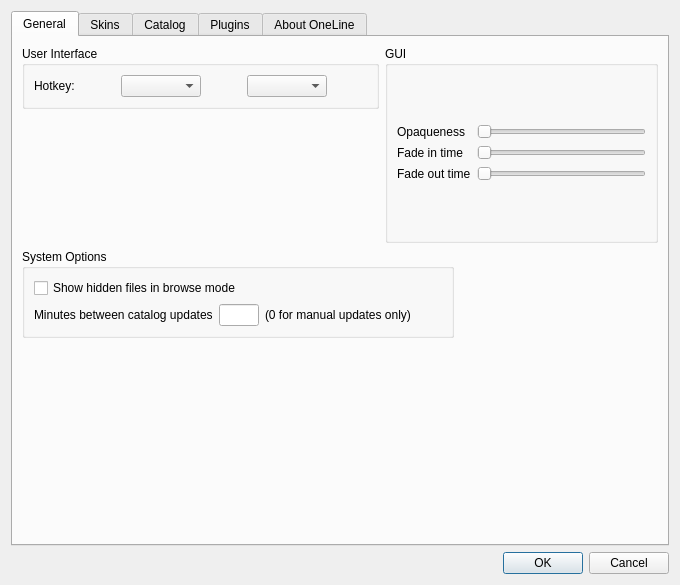
<?xml version="1.0" encoding="UTF-8"?>
<ui version="4.0">
 <author>Hans Solbrig</author>
 <class>OptionsDlg</class>
 <widget class="QDialog" name="OptionsDlg">
  <property name="windowModality">
   <enum>Qt::NonModal</enum>
  </property>
  <property name="geometry">
   <rect>
    <x>0</x>
    <y>0</y>
    <width>678</width>
    <height>585</height>
   </rect>
  </property>
  <property name="windowTitle">
   <string>OneLine options</string>
  </property>
  <layout class="QVBoxLayout">
   <item>
    <layout class="QHBoxLayout"/>
   </item>
   <item>
    <widget class="QTabWidget" name="tabWidget">
     <property name="currentIndex">
      <number>0</number>
     </property>
     <widget class="QWidget" name="tab">
      <attribute name="title">
       <string>General</string>
      </attribute>
      <layout class="QVBoxLayout">
       <item>
        <layout class="QHBoxLayout">
         <item>
          <layout class="QVBoxLayout">
           <item>
            <widget class="QGroupBox" name="groupBox_4">
             <property name="title">
              <string>User Interface</string>
             </property>
             <layout class="QVBoxLayout">
              <item>
               <layout class="QHBoxLayout">
                <item>
                 <widget class="QLabel" name="label">
                  <property name="text">
                   <string>Hotkey:</string>
                  </property>
                 </widget>
                </item>
                <item>
                 <spacer>
                  <property name="orientation">
                   <enum>Qt::Horizontal</enum>
                  </property>
                  <property name="sizeHint" stdset="0">
                   <size>
                    <width>40</width>
                    <height>20</height>
                   </size>
                  </property>
                 </spacer>
                </item>
                <item>
                 <widget class="QComboBox" name="genModifierBox">
                  <property name="minimumSize">
                   <size>
                    <width>80</width>
                    <height>0</height>
                   </size>
                  </property>
                 </widget>
                </item>
                <item>
                 <spacer>
                  <property name="orientation">
                   <enum>Qt::Horizontal</enum>
                  </property>
                  <property name="sizeHint" stdset="0">
                   <size>
                    <width>40</width>
                    <height>20</height>
                   </size>
                  </property>
                 </spacer>
                </item>
                <item>
                 <widget class="QComboBox" name="genKeyBox">
                  <property name="minimumSize">
                   <size>
                    <width>80</width>
                    <height>0</height>
                   </size>
                  </property>
                 </widget>
                </item>
                <item>
                 <spacer>
                  <property name="orientation">
                   <enum>Qt::Horizontal</enum>
                  </property>
                  <property name="sizeHint" stdset="0">
                   <size>
                    <width>40</width>
                    <height>20</height>
                   </size>
                  </property>
                 </spacer>
                </item>
               </layout>
              </item>
             </layout>
            </widget>
           </item>
           <item>
            <spacer>
             <property name="orientation">
              <enum>Qt::Vertical</enum>
             </property>
             <property name="sizeHint" stdset="0">
              <size>
               <width>20</width>
               <height>40</height>
              </size>
             </property>
            </spacer>
           </item>
          </layout>
         </item>
         <item>
          <widget class="QGroupBox" name="groupBox_10">
           <property name="title">
            <string>GUI</string>
           </property>
           <layout class="QVBoxLayout">
            <item>
             <layout class="QHBoxLayout">
              <item>
               <layout class="QVBoxLayout">
                <item>
                 <widget class="QLabel" name="label_6">
                  <property name="text">
                   <string>Opaqueness</string>
                  </property>
                 </widget>
                </item>
                <item>
                 <widget class="QLabel" name="label_3">
                  <property name="text">
                   <string>Fade in time</string>
                  </property>
                 </widget>
                </item>
                <item>
                 <widget class="QLabel" name="label_4">
                  <property name="text">
                   <string>Fade out time</string>
                  </property>
                 </widget>
                </item>
               </layout>
              </item>
              <item>
               <layout class="QVBoxLayout">
                <item>
                 <widget class="QSlider" name="genOpaqueness">
                  <property name="maximum">
                   <number>100</number>
                  </property>
                  <property name="orientation">
                   <enum>Qt::Horizontal</enum>
                  </property>
                 </widget>
                </item>
                <item>
                 <widget class="QSlider" name="genFadeIn">
                  <property name="maximum">
                   <number>1000</number>
                  </property>
                  <property name="singleStep">
                   <number>10</number>
                  </property>
                  <property name="orientation">
                   <enum>Qt::Horizontal</enum>
                  </property>
                 </widget>
                </item>
                <item>
                 <widget class="QSlider" name="genFadeOut">
                  <property name="maximum">
                   <number>1000</number>
                  </property>
                  <property name="singleStep">
                   <number>10</number>
                  </property>
                  <property name="orientation">
                   <enum>Qt::Horizontal</enum>
                  </property>
                  <property name="tickPosition">
                   <enum>QSlider::NoTicks</enum>
                  </property>
                 </widget>
                </item>
               </layout>
              </item>
             </layout>
            </item>
            <item>
             <layout class="QHBoxLayout"/>
            </item>
            <item>
             <layout class="QHBoxLayout"/>
            </item>
           </layout>
          </widget>
         </item>
        </layout>
       </item>
       <item>
        <layout class="QHBoxLayout">
         <item>
          <widget class="QGroupBox" name="groupBox_6">
           <property name="title">
            <string>System Options</string>
           </property>
           <layout class="QVBoxLayout">
            <item>
             <widget class="QCheckBox" name="genShowHidden">
              <property name="text">
               <string>Show hidden files in browse mode</string>
              </property>
             </widget>
            </item>
            <item>
             <layout class="QHBoxLayout">
              <item>
               <widget class="QLabel" name="label_5">
                <property name="text">
                 <string>Minutes between catalog updates</string>
                </property>
               </widget>
              </item>
              <item>
               <widget class="QLineEdit" name="genUpMinutes">
                <property name="maximumSize">
                 <size>
                  <width>40</width>
                  <height>16777215</height>
                 </size>
                </property>
               </widget>
              </item>
              <item>
               <widget class="QLabel" name="label_7">
                <property name="text">
                 <string>(0 for manual updates only)</string>
                </property>
               </widget>
              </item>
              <item>
               <spacer>
                <property name="orientation">
                 <enum>Qt::Horizontal</enum>
                </property>
                <property name="sizeHint" stdset="0">
                 <size>
                  <width>31</width>
                  <height>20</height>
                 </size>
                </property>
               </spacer>
              </item>
             </layout>
            </item>
           </layout>
          </widget>
         </item>
         <item>
          <spacer>
           <property name="orientation">
            <enum>Qt::Horizontal</enum>
           </property>
           <property name="sizeHint" stdset="0">
            <size>
             <width>40</width>
             <height>20</height>
            </size>
           </property>
          </spacer>
         </item>
        </layout>
       </item>
       <item>
        <spacer>
         <property name="orientation">
          <enum>Qt::Vertical</enum>
         </property>
         <property name="sizeHint" stdset="0">
          <size>
           <width>524</width>
           <height>16</height>
          </size>
         </property>
        </spacer>
       </item>
      </layout>
     </widget>
     <widget class="QWidget" name="Skins">
      <attribute name="title">
       <string>Skins</string>
      </attribute>
      <layout class="QVBoxLayout">
       <item>
        <layout class="QHBoxLayout">
         <item>
          <widget class="QGroupBox" name="groupBox_3">
           <property name="minimumSize">
            <size>
             <width>0</width>
             <height>0</height>
            </size>
           </property>
           <property name="maximumSize">
            <size>
             <width>160</width>
             <height>16777215</height>
            </size>
           </property>
           <property name="title">
            <string>Select a skin</string>
           </property>
           <layout class="QHBoxLayout">
            <item>
             <widget class="QListWidget" name="skinList">
              <property name="maximumSize">
               <size>
                <width>150</width>
                <height>16777215</height>
               </size>
              </property>
             </widget>
            </item>
           </layout>
          </widget>
         </item>
         <item>
          <widget class="QGroupBox" name="groupBox_8">
           <property name="minimumSize">
            <size>
             <width>300</width>
             <height>166</height>
            </size>
           </property>
           <property name="title">
            <string>Author information</string>
           </property>
           <layout class="QVBoxLayout">
            <item>
             <widget class="QLabel" name="authorInfo">
              <property name="text">
               <string/>
              </property>
              <property name="scaledContents">
               <bool>true</bool>
              </property>
              <property name="alignment">
               <set>Qt::AlignLeading|Qt::AlignLeft|Qt::AlignTop</set>
              </property>
             </widget>
            </item>
            <item>
             <spacer>
              <property name="orientation">
               <enum>Qt::Horizontal</enum>
              </property>
              <property name="sizeHint" stdset="0">
               <size>
                <width>40</width>
                <height>20</height>
               </size>
              </property>
             </spacer>
            </item>
           </layout>
          </widget>
         </item>
        </layout>
       </item>
       <item>
        <widget class="QGroupBox" name="groupBox_9">
         <property name="minimumSize">
          <size>
           <width>0</width>
           <height>150</height>
          </size>
         </property>
         <property name="title">
          <string>Skin preview</string>
         </property>
         <layout class="QVBoxLayout">
          <item>
           <widget class="QLabel" name="skinPreview">
            <property name="text">
             <string/>
            </property>
            <property name="scaledContents">
             <bool>false</bool>
            </property>
            <property name="alignment">
             <set>Qt::AlignCenter</set>
            </property>
           </widget>
          </item>
         </layout>
        </widget>
       </item>
      </layout>
     </widget>
     <widget class="QWidget" name="tab_2">
      <attribute name="title">
       <string>Catalog</string>
      </attribute>
      <layout class="QVBoxLayout">
       <item>
        <layout class="QHBoxLayout">
         <item>
          <layout class="QVBoxLayout">
           <item>
            <widget class="QGroupBox" name="groupBox_2">
             <property name="sizePolicy">
              <sizepolicy hsizetype="Fixed" vsizetype="Preferred">
               <horstretch>0</horstretch>
               <verstretch>0</verstretch>
              </sizepolicy>
             </property>
             <property name="maximumSize">
              <size>
               <width>140</width>
               <height>16777215</height>
              </size>
             </property>
             <property name="title">
              <string>File Types</string>
             </property>
             <layout class="QVBoxLayout">
              <item>
               <widget class="QListWidget" name="catTypes">
                <property name="sizePolicy">
                 <sizepolicy hsizetype="Expanding" vsizetype="Expanding">
                  <horstretch>0</horstretch>
                  <verstretch>0</verstretch>
                 </sizepolicy>
                </property>
                <property name="maximumSize">
                 <size>
                  <width>16777215</width>
                  <height>16777215</height>
                 </size>
                </property>
               </widget>
              </item>
              <item>
               <widget class="QLineEdit" name="catTypeEdit">
                <property name="sizePolicy">
                 <sizepolicy hsizetype="Fixed" vsizetype="Fixed">
                  <horstretch>0</horstretch>
                  <verstretch>0</verstretch>
                 </sizepolicy>
                </property>
                <property name="maximumSize">
                 <size>
                  <width>16777215</width>
                  <height>16777215</height>
                 </size>
                </property>
               </widget>
              </item>
              <item>
               <widget class="QPushButton" name="catTypesPlus">
                <property name="maximumSize">
                 <size>
                  <width>16777215</width>
                  <height>13123213</height>
                 </size>
                </property>
                <property name="text">
                 <string>+</string>
                </property>
               </widget>
              </item>
              <item>
               <widget class="QPushButton" name="catTypesMinus">
                <property name="maximumSize">
                 <size>
                  <width>16777215</width>
                  <height>13123123</height>
                 </size>
                </property>
                <property name="text">
                 <string>-</string>
                </property>
               </widget>
              </item>
              <item>
               <widget class="QCheckBox" name="catCheckBinaries">
                <property name="text">
                 <string>Include executables</string>
                </property>
               </widget>
              </item>
              <item>
               <widget class="QCheckBox" name="catCheckDirs">
                <property name="text">
                 <string>Include directories</string>
                </property>
               </widget>
              </item>
              <item>
               <layout class="QHBoxLayout">
                <item>
                 <widget class="QLabel" name="label_10">
                  <property name="text">
                   <string>Depth:</string>
                  </property>
                 </widget>
                </item>
                <item>
                 <widget class="QSpinBox" name="catDepth">
                  <property name="maximum">
                   <number>100000</number>
                  </property>
                  <property name="value">
                   <number>100</number>
                  </property>
                 </widget>
                </item>
               </layout>
              </item>
             </layout>
            </widget>
           </item>
           <item>
            <spacer>
             <property name="orientation">
              <enum>Qt::Vertical</enum>
             </property>
             <property name="sizeHint" stdset="0">
              <size>
               <width>140</width>
               <height>16</height>
              </size>
             </property>
            </spacer>
           </item>
          </layout>
         </item>
         <item>
          <layout class="QVBoxLayout">
           <item>
            <widget class="QGroupBox" name="groupBox">
             <property name="title">
              <string>Directories</string>
             </property>
             <layout class="QVBoxLayout">
              <item>
               <widget class="QListWidget" name="catDirectories"/>
              </item>
              <item>
               <layout class="QHBoxLayout">
                <item>
                 <spacer>
                  <property name="orientation">
                   <enum>Qt::Horizontal</enum>
                  </property>
                  <property name="sizeHint" stdset="0">
                   <size>
                    <width>40</width>
                    <height>20</height>
                   </size>
                  </property>
                 </spacer>
                </item>
                <item>
                 <widget class="QPushButton" name="catDirPlus">
                  <property name="text">
                   <string>+</string>
                  </property>
                 </widget>
                </item>
                <item>
                 <spacer>
                  <property name="orientation">
                   <enum>Qt::Horizontal</enum>
                  </property>
                  <property name="sizeHint" stdset="0">
                   <size>
                    <width>40</width>
                    <height>20</height>
                   </size>
                  </property>
                 </spacer>
                </item>
                <item>
                 <widget class="QPushButton" name="catDirMinus">
                  <property name="text">
                   <string>-</string>
                  </property>
                 </widget>
                </item>
                <item>
                 <spacer>
                  <property name="orientation">
                   <enum>Qt::Horizontal</enum>
                  </property>
                  <property name="sizeHint" stdset="0">
                   <size>
                    <width>40</width>
                    <height>20</height>
                   </size>
                  </property>
                 </spacer>
                </item>
               </layout>
              </item>
             </layout>
            </widget>
           </item>
           <item>
            <spacer>
             <property name="orientation">
              <enum>Qt::Vertical</enum>
             </property>
             <property name="sizeHint" stdset="0">
              <size>
               <width>20</width>
               <height>40</height>
              </size>
             </property>
            </spacer>
           </item>
          </layout>
         </item>
        </layout>
       </item>
       <item>
        <spacer>
         <property name="orientation">
          <enum>Qt::Vertical</enum>
         </property>
         <property name="sizeHint" stdset="0">
          <size>
           <width>630</width>
           <height>16</height>
          </size>
         </property>
        </spacer>
       </item>
       <item>
        <layout class="QVBoxLayout">
         <item>
          <layout class="QHBoxLayout">
           <item>
            <widget class="QPushButton" name="catRescan">
             <property name="text">
              <string>Rescan Catalog</string>
             </property>
            </widget>
           </item>
           <item>
            <spacer>
             <property name="orientation">
              <enum>Qt::Horizontal</enum>
             </property>
             <property name="sizeHint" stdset="0">
              <size>
               <width>40</width>
               <height>20</height>
              </size>
             </property>
            </spacer>
           </item>
           <item>
            <widget class="QLabel" name="catSize">
             <property name="text">
              <string>Indexing 0 items</string>
             </property>
            </widget>
           </item>
           <item>
            <spacer>
             <property name="orientation">
              <enum>Qt::Horizontal</enum>
             </property>
             <property name="sizeHint" stdset="0">
              <size>
               <width>40</width>
               <height>20</height>
              </size>
             </property>
            </spacer>
           </item>
          </layout>
         </item>
         <item>
          <widget class="QProgressBar" name="catProgress">
           <property name="minimum">
            <number>0</number>
           </property>
           <property name="maximum">
            <number>100</number>
           </property>
           <property name="value">
            <number>0</number>
           </property>
           <property name="textVisible">
            <bool>false</bool>
           </property>
           <property name="orientation">
            <enum>Qt::Horizontal</enum>
           </property>
          </widget>
         </item>
        </layout>
       </item>
      </layout>
     </widget>
     <widget class="QWidget" name="tab_4">
      <attribute name="title">
       <string>Plugins</string>
      </attribute>
      <layout class="QVBoxLayout">
       <item>
        <layout class="QHBoxLayout">
         <item>
          <widget class="QGroupBox" name="groupBox_7">
           <property name="maximumSize">
            <size>
             <width>141</width>
             <height>16777215</height>
            </size>
           </property>
           <property name="title">
            <string>Available plugins</string>
           </property>
           <layout class="QVBoxLayout">
            <item>
             <widget class="QListWidget" name="plugList">
              <property name="selectionRectVisible">
               <bool>false</bool>
              </property>
             </widget>
            </item>
           </layout>
          </widget>
         </item>
         <item>
          <widget class="QGroupBox" name="plugBox">
           <property name="title">
            <string>Plugin options</string>
           </property>
           <layout class="QVBoxLayout">
            <item>
             <spacer>
              <property name="orientation">
               <enum>Qt::Horizontal</enum>
              </property>
              <property name="sizeHint" stdset="0">
               <size>
                <width>40</width>
                <height>20</height>
               </size>
              </property>
             </spacer>
            </item>
           </layout>
          </widget>
         </item>
        </layout>
       </item>
      </layout>
     </widget>
     <widget class="QWidget" name="tab_3">
      <attribute name="title">
       <string>About OneLine</string>
      </attribute>
      <layout class="QVBoxLayout">
       <item>
        <widget class="QLabel" name="aboutVer_2">
         <property name="font">
          <font>
           <pointsize>10</pointsize>
           <weight>75</weight>
           <bold>true</bold>
          </font>
         </property>
         <property name="text">
          <string/>
         </property>
         <property name="wordWrap">
          <bool>false</bool>
         </property>
        </widget>
       </item>
       <item>
        <spacer>
         <property name="orientation">
          <enum>Qt::Vertical</enum>
         </property>
         <property name="sizeHint" stdset="0">
          <size>
           <width>611</width>
           <height>121</height>
          </size>
         </property>
        </spacer>
       </item>
       <item>
        <layout class="QHBoxLayout">
         <item>
          <spacer>
           <property name="orientation">
            <enum>Qt::Horizontal</enum>
           </property>
           <property name="sizeHint" stdset="0">
            <size>
             <width>40</width>
             <height>20</height>
            </size>
           </property>
          </spacer>
         </item>
         <item>
          <widget class="QLabel" name="aboutVer">
           <property name="font">
            <font>
             <family>Verdana</family>
             <pointsize>10</pointsize>
             <weight>75</weight>
             <bold>true</bold>
            </font>
           </property>
           <property name="text">
            <string/>
           </property>
           <property name="wordWrap">
            <bool>false</bool>
           </property>
          </widget>
         </item>
         <item>
          <spacer>
           <property name="orientation">
            <enum>Qt::Horizontal</enum>
           </property>
           <property name="sizeHint" stdset="0">
            <size>
             <width>40</width>
             <height>20</height>
            </size>
           </property>
          </spacer>
         </item>
        </layout>
       </item>
       <item>
        <layout class="QHBoxLayout">
         <item>
          <spacer>
           <property name="orientation">
            <enum>Qt::Horizontal</enum>
           </property>
           <property name="sizeHint" stdset="0">
            <size>
             <width>61</width>
             <height>98</height>
            </size>
           </property>
          </spacer>
         </item>
         <item>
          <widget class="QLabel" name="aboutText">
           <property name="minimumSize">
            <size>
             <width>481</width>
             <height>0</height>
            </size>
           </property>
           <property name="font">
            <font>
             <family>Verdana</family>
            </font>
           </property>
           <property name="text">
            <string></string>
           </property>
           <property name="wordWrap">
            <bool>true</bool>
           </property>
           <property name="openExternalLinks">
            <bool>true</bool>
           </property>
          </widget>
         </item>
         <item>
          <spacer>
           <property name="orientation">
            <enum>Qt::Horizontal</enum>
           </property>
           <property name="sizeHint" stdset="0">
            <size>
             <width>51</width>
             <height>98</height>
            </size>
           </property>
          </spacer>
         </item>
        </layout>
       </item>
       <item>
        <layout class="QHBoxLayout">
         <item>
          <spacer>
           <property name="orientation">
            <enum>Qt::Horizontal</enum>
           </property>
           <property name="sizeHint" stdset="0">
            <size>
             <width>111</width>
             <height>20</height>
            </size>
           </property>
          </spacer>
         </item>
         <item>
          <widget class="QLabel" name="label_2">
           <property name="minimumSize">
            <size>
             <width>321</width>
             <height>0</height>
            </size>
           </property>
           <property name="font">
            <font>
             <family>Verdana</family>
            </font>
           </property>
           <property name="text">
            <string></string>
           </property>
           <property name="textFormat">
            <enum>Qt::RichText</enum>
           </property>
           <property name="wordWrap">
            <bool>false</bool>
           </property>
           <property name="openExternalLinks">
            <bool>true</bool>
           </property>
          </widget>
         </item>
         <item>
          <spacer>
           <property name="orientation">
            <enum>Qt::Horizontal</enum>
           </property>
           <property name="sizeHint" stdset="0">
            <size>
             <width>121</width>
             <height>20</height>
            </size>
           </property>
          </spacer>
         </item>
        </layout>
       </item>
       <item>
        <spacer>
         <property name="orientation">
          <enum>Qt::Vertical</enum>
         </property>
         <property name="sizeHint" stdset="0">
          <size>
           <width>636</width>
           <height>141</height>
          </size>
         </property>
        </spacer>
       </item>
      </layout>
     </widget>
    </widget>
   </item>
   <item>
    <layout class="QHBoxLayout">
     <item>
      <spacer>
       <property name="orientation">
        <enum>Qt::Horizontal</enum>
       </property>
       <property name="sizeHint" stdset="0">
        <size>
         <width>40</width>
         <height>20</height>
        </size>
       </property>
      </spacer>
     </item>
     <item>
      <widget class="QDialogButtonBox" name="buttonBox">
       <property name="orientation">
        <enum>Qt::Horizontal</enum>
       </property>
       <property name="standardButtons">
        <set>QDialogButtonBox::Cancel|QDialogButtonBox::Ok</set>
       </property>
      </widget>
     </item>
    </layout>
   </item>
  </layout>
 </widget>
 <tabstops>
  <tabstop>genModifierBox</tabstop>
  <tabstop>genKeyBox</tabstop>
  <tabstop>genShowHidden</tabstop>
  <tabstop>genUpMinutes</tabstop>
  <tabstop>genOpaqueness</tabstop>
  <tabstop>genFadeIn</tabstop>
  <tabstop>genFadeOut</tabstop>
  <tabstop>catTypes</tabstop>
  <tabstop>catTypeEdit</tabstop>
  <tabstop>catTypesPlus</tabstop>
  <tabstop>catTypesMinus</tabstop>
  <tabstop>catCheckBinaries</tabstop>
  <tabstop>catCheckDirs</tabstop>
  <tabstop>catDepth</tabstop>
  <tabstop>catDirectories</tabstop>
  <tabstop>catDirPlus</tabstop>
  <tabstop>catDirMinus</tabstop>
  <tabstop>catRescan</tabstop>
  <tabstop>skinList</tabstop>
  <tabstop>plugList</tabstop>
  <tabstop>tabWidget</tabstop>
  <tabstop>buttonBox</tabstop>
 </tabstops>
 <resources/>
 <connections>
  <connection>
   <sender>buttonBox</sender>
   <signal>accepted()</signal>
   <receiver>OptionsDlg</receiver>
   <slot>accept()</slot>
   <hints>
    <hint type="sourcelabel">
     <x>169</x>
     <y>533</y>
    </hint>
    <hint type="destinationlabel">
     <x>157</x>
     <y>274</y>
    </hint>
   </hints>
  </connection>
  <connection>
   <sender>buttonBox</sender>
   <signal>rejected()</signal>
   <receiver>OptionsDlg</receiver>
   <slot>reject()</slot>
   <hints>
    <hint type="sourcelabel">
     <x>169</x>
     <y>533</y>
    </hint>
    <hint type="destinationlabel">
     <x>286</x>
     <y>274</y>
    </hint>
   </hints>
  </connection>
 </connections>
 <designerdata>
  <property name="gridDeltaX">
   <number>10</number>
  </property>
  <property name="gridDeltaY">
   <number>10</number>
  </property>
  <property name="gridSnapX">
   <bool>true</bool>
  </property>
  <property name="gridSnapY">
   <bool>true</bool>
  </property>
  <property name="gridVisible">
   <bool>false</bool>
  </property>
 </designerdata>
</ui>
